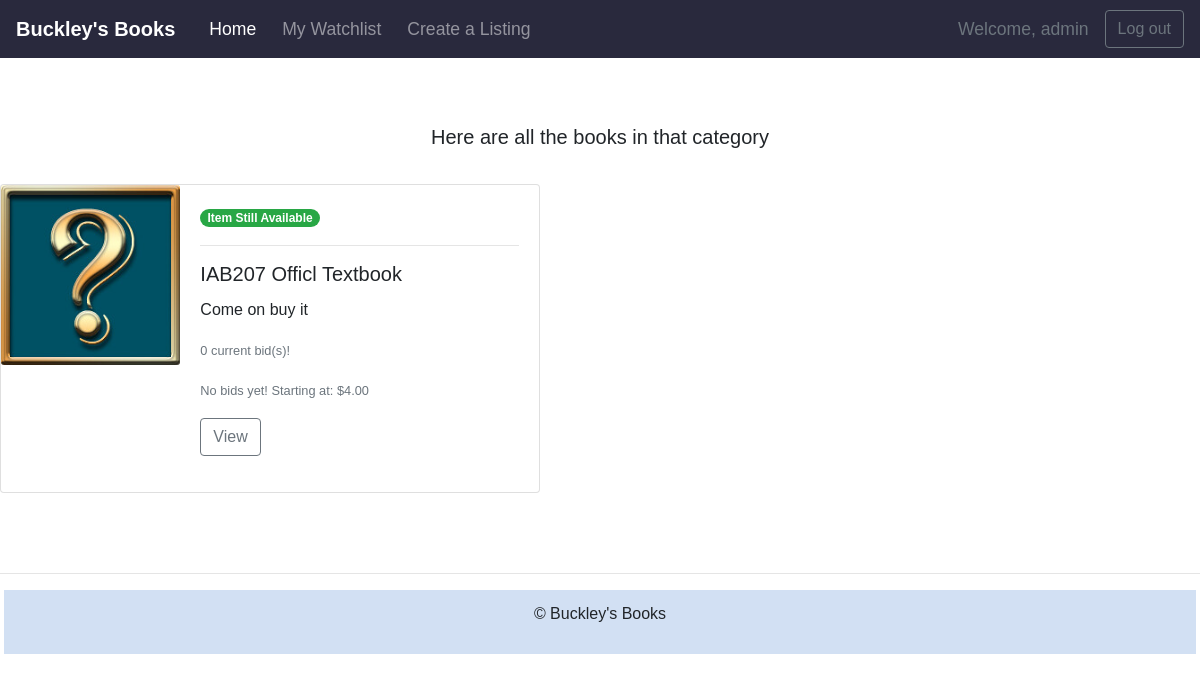
The page /search/SCIENCE_FICTION (signed in) on the database its author committed.
### auction/models.py (models this page shows)
class User(db.Model,UserMixin):
    __tablename__='users'
    id = db.Column(db.Integer, primary_key=True)
    username = db.Column(db.String(100), index=True, unique=True, nullable=False)
    user_type = db.Column(db.String(6),nullable=False)
    contact_number = db.Column(db.String(100),nullable=False)
    email_address = db.Column(db.String(100), index=True, nullable=False)
    address = db.Column(db.String(100), nullable=False)
    password_hash = db.Column(db.String(255), nullable=False)
    items = db.relationship('Item', backref='user')
    bids = db.relationship('Bid', backref='user')
    watchlist = db.relationship('Watchlist', backref='user', uselist=False)

class Item(db.Model):
    __tablename__='items'
    id = db.Column(db.Integer, primary_key=True)
    listing_title = db.Column(db.String(64), unique=True, index=True, nullable=False)
    book_title = db.Column(db.String(64), index=True, nullable=False)
    book_category = db.Column(db.Enum(BookCategory), index=True, nullable=False)
    autograph_status = db.Column(db.Enum(AutographStatus), index=True, nullable=False)
    book_condition = db.Column(db.Enum(BookCondition), index=True, nullable=False)
    author_name = db.Column(db.String(64), index=True, nullable=False)
    book_ISBN = db.Column(db.String(64), index=True)
    listing_description = db.Column(db.String(500), nullable=False)
    starting_bid = db.Column(db.Float(2), default=0.01)
    item_status = db.Column(db.String(6), default='Open')
    item_datetime = db.Column(db.DateTime, default=datetime.now())
    user_id = db.Column(db.Integer, db.ForeignKey('users.id'))
    bids = db.relationship('Bid', backref='item')
    wishes = db.relationship('Wish', backref='item')
    images = db.relationship('Image', backref='item')

### auction/views.py (the view)
@bp.route('/search/<category>')
def search(category):
    if BookCategory[category]:
        items_info = db.session.query(Item,func.count(Bid.id),func.max(Bid.bid_price)).\
        outerjoin(Bid,Item.id==Bid.item_id).\
        order_by(Item.item_datetime.desc()).\
        group_by(Item.id).filter(Item.book_category==category).all()
        return render_template('index.html', items=items_info, show_category_links = False, book_category = category)

### auction/__init__.py (called while the page is built)
def create_app():
   app = Flask(__name__)
   app.debug = True
   app.secret_key = 'utroutoru'
   app.config['SQLALCHEMY_DATABASE_URI'] = 'sqlite:///auction.sqlite'
   db.init_app(app)
   UPLOAD_FOLDER = '/static/image'
   app.config['UPLOAD_FOLDER'] = UPLOAD_FOLDER
   bootstrap = Bootstrap(app)
   login_manager = LoginManager()
   login_manager.login_view='auth.login'
   login_manager.init_app(app)
   from .models import User  # importing here to avoid circular references
   @login_manager.user_loader
   def load_user(user_id):
      return User.query.get(int(user_id))
   from . import views
   app.register_blueprint(views.bp)
   from . import auth
   app.register_blueprint(auth.bp)
   from . import items
   app.register_blueprint(items.bp)
   return app

### auction/templates/index.html (shortened to what this page needs)
{% extends "base.html" %}
{% import "bootstrap/wtf.html" as wtf %}
{% block content %}
{% if items %}
<div class="album py-5 bg-light22">
  <div class="container">
    <div class="position-relative overflow-hidden p-5 p-md-1 m-md-1 text-center bg-light22">
      <div class="col-md-5 p-lg-1 mx-auto my-1">
        {% if book_category %}
        <p class="lead font-weight-normal">Here are all the books in that category</p>
        {% else %}
        <p class="lead font-weight-normal">What's hot right now</p>
        <p>🔥 Check out what has just been listed 🔥</p>
        {% endif %}
      </div>
    </div>
  </div>
  <div class="row">
{% for item,num_bids,highest_bid in items %}
    <div class="col-sm">
      <div class="card mb-3 h-100" style="max-width: 540px;">
        <div class="row no-gutters">
          <div class="col-md-4">
            <img src="../static/placeholder.jpg" class="card-img"
              alt="Novel cover image">
          </div>
          <div class="col-md-8">
            <div class="card-body">
              {% if item.item_status == 'Open' %}
              <span class="badge badge-pill badge-success">Item Still Available</span>
              {% else %}
              <span class="badge badge-pill badge-danger">Auction Closed</span>
              {% endif %}
              <hr>
              <h5 class="card-title">{{item.listing_title}}</h5>
              <p class="card-text">{{item.listing_description|truncate(75, true, '...')}}</p>
              <p class="card-text"><small class="text-muted">{{num_bids}} current bid(s)!</small></p>
              <p class="card-text"><small class="text-muted">{% if highest_bid %}Highest current bid: {{highest_bid}} {% else %} No bids yet! Starting at: {{"$%.2f"|format(item.starting_bid)}} {% endif %}</small></p>
              <a class="btn btn-outline-secondary" href="{{url_for('item.show', id=item.id)}}"role="button">View</a>
            </div>
          </div>
        </div>
      </div>
    </div>
      {% endfor %}
    </div>
{% endif %}
</div>
  {% endblock %}

### auction/templates/base.html (shortened to what this page needs)
<!doctype html>
<html lang="en">
<head>
    <link rel="stylesheet" href="../static/mystyle.css">
    <link rel="stylesheet" href="https://stackpath.bootstrapcdn.com/bootstrap/4.5.2/css/bootstrap.min.css"
>
</head>
<body>
    <header>
        <nav class="navbar navbar-expand-lg navbar-dark bg-dark2">
            <a class="navbar-brand" href="{{url_for('main.index')}}"><b>Buckley's Books</b></a>
            <div class="collapse navbar-collapse" id="navbarNavDropdown">
                <ul class="navbar-nav mr-auto">
                    <li class="nav-item active">
                        <a class="nav-link" href="{{url_for('main.index')}}">Home</a>
                    </li>
                    <li class="nav-item">
                        <a class="nav-link" href="{{url_for('main.wishlist')}}">My Watchlist</a>
                    </li>
                    <li class="nav-item">
                        <a class="nav-link" href="{{url_for('item.create')}}">Create a Listing</a>
                    </li>
                </ul>
                {% if current_user.is_authenticated %}
                <a class="nav-item nav-link disabled text-muted text-secondary" href="#"><span>Welcome,
                        {{ current_user.username }}</span></a>
                <a class="btn btn-outline-secondary my-2 my-sm-0" href="{{ url_for('auth.logout') }}">Log out</a>
                {% endif %}
            </div>
        </nav>
    </header>
    {% block content %}
    {% endblock %}
    <footer class="footer mt-auto py-3">
        <hr>
        <div class="position-relative overflow-hidden p-1 p-md-1 m-md-1 text-center bg-light2">
            <div class="col-md-5 p-lg-1 mx-auto my-1">
                <p>&copy; Buckley's Books
                </p>
            </div>
        </div>
    </footer>
</body>
</html>

### auction/static/mystyle.css (style rules this page uses)
.bg-light2 { background-color: rgb(210, 224, 243) !important; }
.bg-dark2 { background-color: rgb(41, 41, 61) !important; }
* { font-family: 'Trebuchet MS', 'Lucida Sans Unicode', 'Lucida Grande', 'Lucida Sans', Arial, sans-serif; }
.navbar { padding:0.9rem; }
.navbar-nav li { padding-left: 10px; }
.nav-link { font-size: 1.1em !important; }
html,body { width: 100%; height: 100%; margin: 0px; padding: 0px; overflow-x: hidden; }

### rows shown on the page
User: username "admin"
Item: item_status "Item Still Available", listing_title "IAB207 Officl Textbook", listing_description "Come on buy it", num_bids "0", starting_bid "$4.00"
